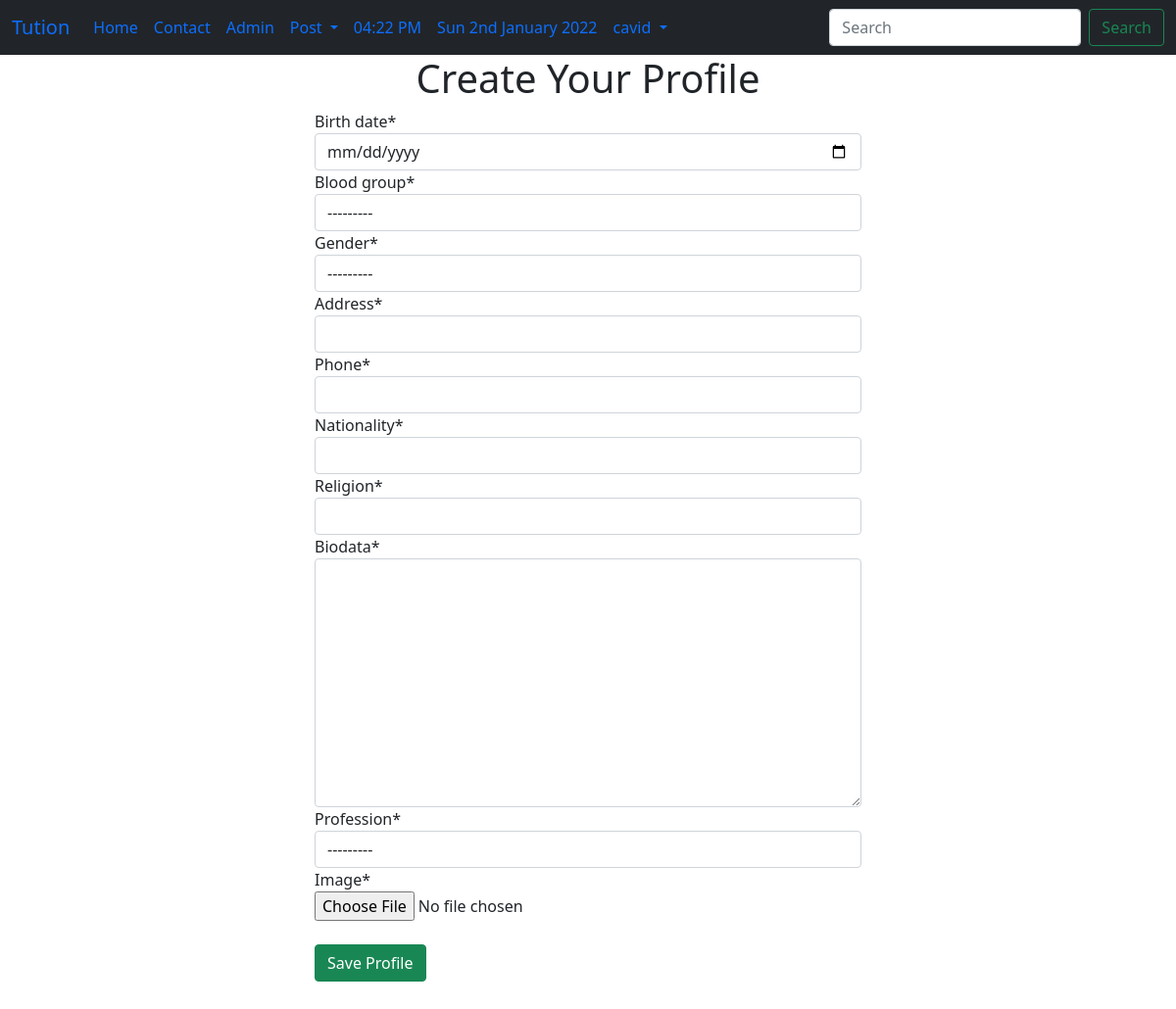
Page /session/userpro/ (signed in) on the earlier database version.
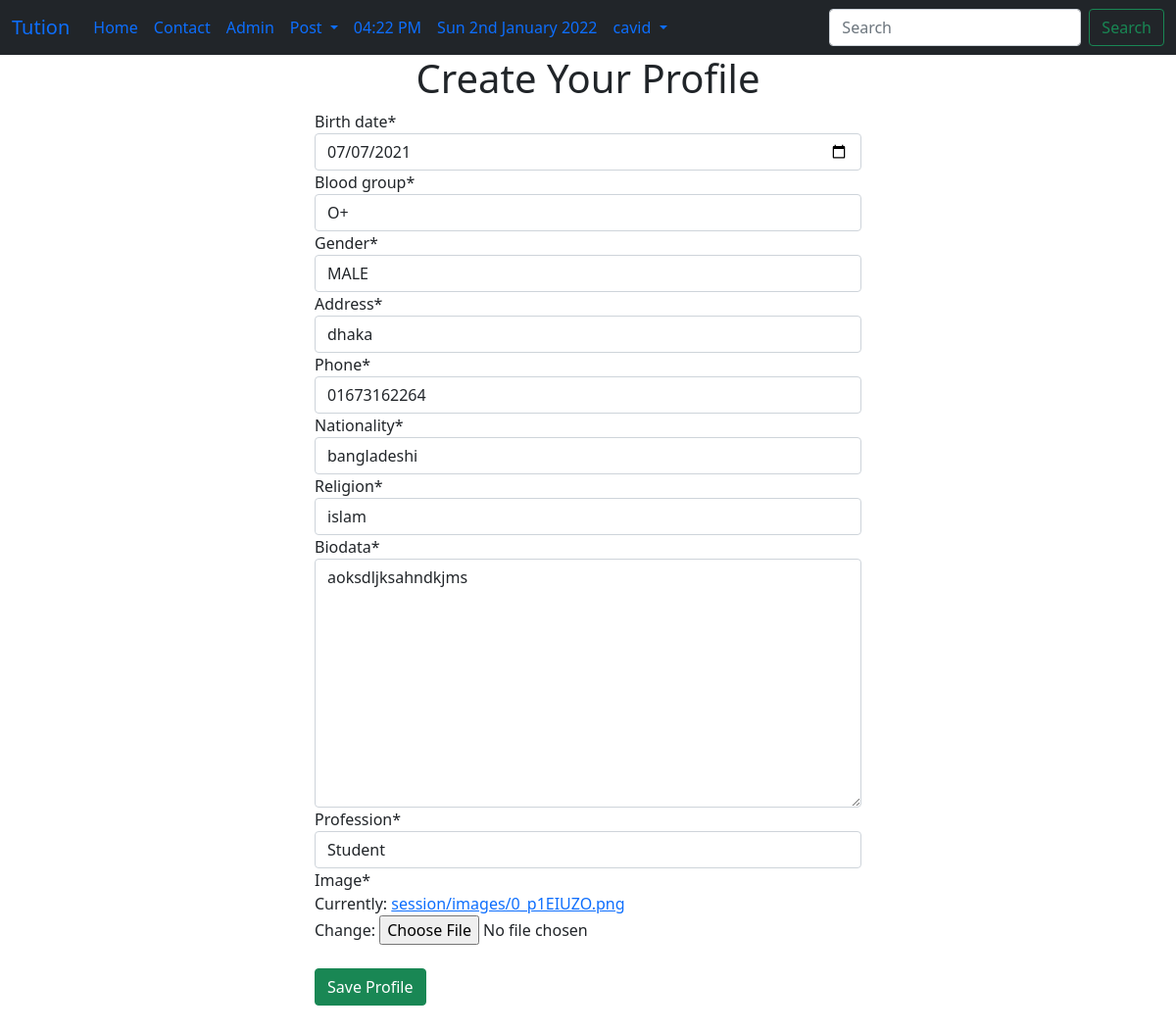
Same page on the later database version.
### session/models.py (models this page shows, shortened)
class UserProfile(models.Model):
    GENRE_CHOICES = (
        ('Male', 'MALE'),
        ('Female', 'FEMALE'),
    )
    CATEGORY=(
        ('Student', 'Student'),
        ('Teacher', 'Teacher'),
    )
    BLOOD_GROUP=(
        ('A+', 'A+'),
        ('A-', 'A-'),
        ('AB+', 'AB+'),
        ('AB-', 'AB-'),
        ('B+', 'B+'),
        ('B-', 'B-'),
        ('O+', 'O+'),
        ('O-', 'O-'),
    )
    user = models.OneToOneField(User,on_delete=models.CASCADE)
    birth_date = models.DateField()
    blood_group=models.CharField(max_length=3, choices=BLOOD_GROUP)
    gender = models.CharField(max_length=50, choices=GENRE_CHOICES)
    address = models.CharField(max_length=150)
    phone=models.CharField(max_length=13)
    nationality = models.CharField(max_length=30)
    religion = models.CharField(max_length=50)
    biodata=models.TextField()
    profession=models.CharField(max_length=50,choices=CATEGORY,null=True)
    image=models.ImageField(default='default.jpg', upload_to='session/images')

### session/views.py (the view)
# urls.py: path('userpro/',userProfile,name="userProfile"),
def userProfile(request):
    try:
        instance= UserProfile.objects.get(user=request.user)
    except UserProfile.DoesNotExist:
        instance=None
    if request.method=="POST":
        if instance:
            form=UserProfileForm(request.POST,request.FILES, instance=instance)
        else:
            form=UserProfileForm(request.POST,request.FILES)
        if form.is_valid():
            obj=form.save(commit=False)
            obj.user=request.user
            obj.save()
            messages.success(request, "successfully Saved Your profile")
            return redirect('homeview')
    else:
        form=UserProfileForm(instance=instance)
    context={
        'form':form
    }
    return render(request,'session/userproCreate.html',context)

### session/forms.py
class UserProfileForm(forms.ModelForm):
    birth_date=forms.DateField(widget=forms.TextInput(
        attrs={'type':'date'}
    ))
    class Meta:
        model=UserProfile
        exclude=('user',)

### templates/session/userproCreate.html (shortened to what this page needs)
{% extends 'basic.html' %}
{% block body %}
{% load crispy_forms_tags %}
<div class="container">
    <div class="col-md-6 offset-md-3">
    <h1 class="text-center">Create Your Profile</h1>
    <form method="post" enctype= "multipart/form-data">
    {{form|crispy}}<br>
    <button type="submit" class="btn btn-success">Save Profile</button>
    </form>
    </div><br><br><br><br>
</div>
{% endblock body %}

Differences in the rows shown:
added UserProfile: birth_date "07/07/2021", blood_group "O+", gender "MALE", address "dhaka", phone "01673162264", nationality "bangladeshi", religion "islam", biodata "aoksdljksahndkjms", profession "Student"
Other differences:
form field blood_group: "---------" → (not shown)
form field gender: "---------" → (not shown)
form field profession: "---------" → (not shown)
text no longer shown: "Birth date * Blood group * Gender * Address * Phone * Nationality * Religion * Biodata * Profession * Image *"
text now shown: "Birth date * Blood group * Gender * Address * Phone * Nationality * Religion * Biodata * Profession * Image * Currently: session/images/0_p1EIUZO.png Change:"
